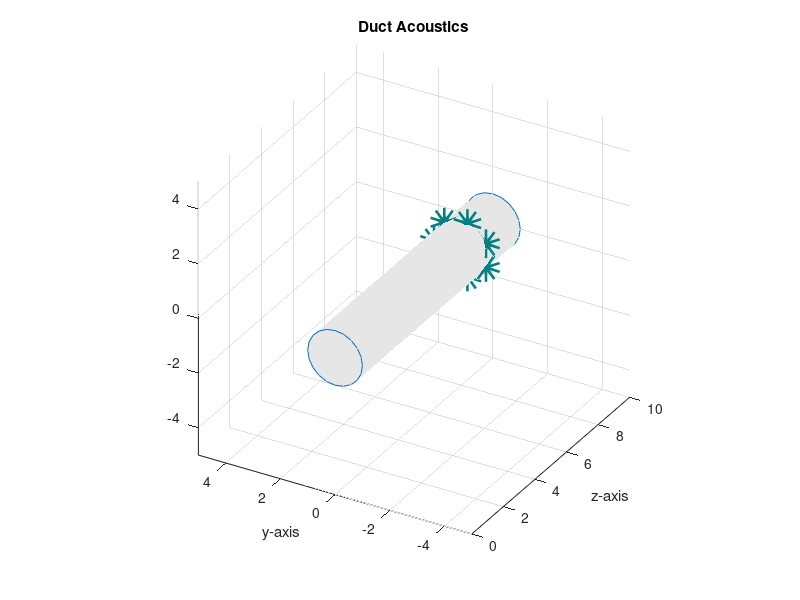

MATLAB code for this plot: (Note: this script raises an error after producing the figure.)
% Fig5_deriv01.m
% Aim: reconstruct single duct mode
% 2021-05-05 wjq

clc
clear
close all

%% Add Subfunction
addpath(genpath('../chebfun-master'));
addpath(genpath('../subfunction'));


%% Sensor Positions
N = 7;
z = [8;8;8;8;8;8;8];
rho = [1;1;1;1;1;1;1];
theta = 2*pi/N*[0;1;2;3;4;5;6];
[x,y,z] = pol2cart(theta,rho,z);

%% Plot Duct Surface
rT = 1;h = 10;
[Xs,Ys,Zs] = cylinder(rT);
Zs = Zs*h;
surf(Zs,Xs,Ys,'MeshStyle','row',...
    'MarkerFaceColor',[1 1 1],...
    'FaceColor',[0.901960784313726 0.901960784313726 0.901960784313726],...
    'EdgeColor',[0 0.447058823529412 0.741176470588235]);
view([300 30]);
grid('on');
axis('tight');
hold('on');
axis equal
xlabel({'x-axis'});
ylabel({'y-axis'});
xlabel({'z-axis'});
title("Duct Acoustics")

%% Plot Sensor in the Duct
scatter3(z,x,y,'o','filled','MarkerEdgeColor',[0 .5 .5],...
    'MarkerFaceColor',[0 .7 .7],...
    'LineWidth',15)


%% Mode Generator
c = 343;               % sound speed
m = [4];               % circumferential modes maker
n = [3];
w = 5;                 % Non-dimensional frequency
% f=[1000];            % physical frequency %f*2*pi*rT/c-0.0000000001*i;
[Base]=BaseJ1(m,n,rT);       %Rienstra-50
Eig=sqrt(w^2-Base.jmn_pm.^2) %Rienstra-52


%% Cut Plane of mode
zT =8;
t = 0:0.1:20;  % time
theta = linspace(0,2*pi,80);
r = linspace(0,1,30);

% Reproduce the solution of wave equation: %Rienstra-54
for km=1:length(m)
    for kn=n
        phi_r=chebfun(@(t) besselj(sign(m(km)).*m(km),Base.jmn_pm(kn)*t),[0,rT]);
    end
end

Phi_r = phi_r(r).';
psi=bsxfun(@times,exp(i*w*t),exp(-i*m*theta).')*exp(-i*Eig(n)*zT);
pm=bsxfun(@times,Phi_r,reshape(psi,1,length(theta),length(t)));
[Theta,Rho]=meshgrid(theta,r');
[yy,xx]=pol2cart(Theta,Rho);


figure
offset=0.05; cont=22; % contour setting
s1=subplot(1,2,1); contour(xx,yy,real(pm(:,:,4)),cont); ...
    axis('square'); xlabel(''); ylabel('real', 'FontSize', 20);
s2=subplot(1,2,2); contour(xx,yy,imag(pm(:,:,4)),cont); ...
    axis('square'); xlabel(''); ylabel('imag', 'FontSize', 20);
sgtitle(['Duct Mode-m',num2str(m),'-n',num2str(n)], 'FontSize', 30)



